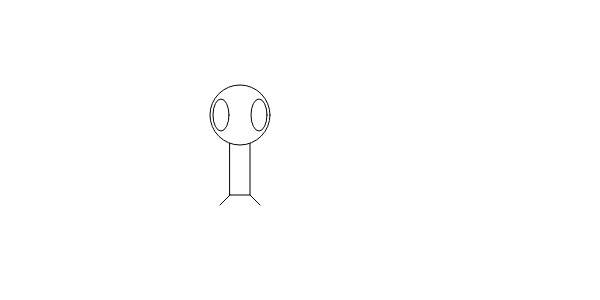
Frame 1 (no input)
Frame 60 (no input): identical to frame 1, image omitted
Frame 120 (the mouse pressed at the canvas centre since frame 60): identical to frame 1, image omitted

The p5.js sketch that drew this single still picture (run headless with seeded random() and noise() and a simulated clock; from frame 60 on, the mouse is pressed at the canvas centre):

// p5.js sketch
// ── sketch.js
/*
code from video: https://youtu.be/9mucjcrhFcM?list=PLRqwX-V7Uu6Zy51Q-x9tMWIv9cueOFTFA
code can be seen from 7:32 second
*/


function setup() {
  createCanvas(600, 300);
}

function draw() {
  background(255);
  ellipseMode(CENTER);
  rectMode(CENTER);
  
  // Body
  rect(240, 145, 20, 100);
  
  // Head
  ellipse(240, 115, 60, 60);
  
  // Eyes
  ellipse(221, 115, 16, 32);
  ellipse(259, 115, 16, 32);
  
  // Legs
  line(230, 195, 220, 205);
  line(250, 195, 260, 205);
}
// ── sketch2.js
/*
code from video: https://youtu.be/9mucjcrhFcM?list=PLRqwX-V7Uu6Zy51Q-x9tMWIv9cueOFTFA
code can be seen from 9:47 second onward

before run, go to index.html and comment out line 12, and comment line 11
*/


function setup() {
  createCanvas(600, 400);  
}


function draw() {
  //background(255);
  background(150, 150, 200);
  ellipseMode(CENTER);
  rectMode(CENTER);
  
  // Body
  fill(255, 0, 0);
  rect(240, 145, 20, 100);
  
  // Head 
  fill(0, 0, 255);
  ellipse(240, 115, 60, 60);
  
  // Eyes
  fill(0, 255, 0);
  ellipse(221, 115, 16, 32);
  ellipse(259, 115, 16, 32);
  
  // Legs
  line(230, 195, 220, 205);
  line(250, 195, 260, 205);
}
